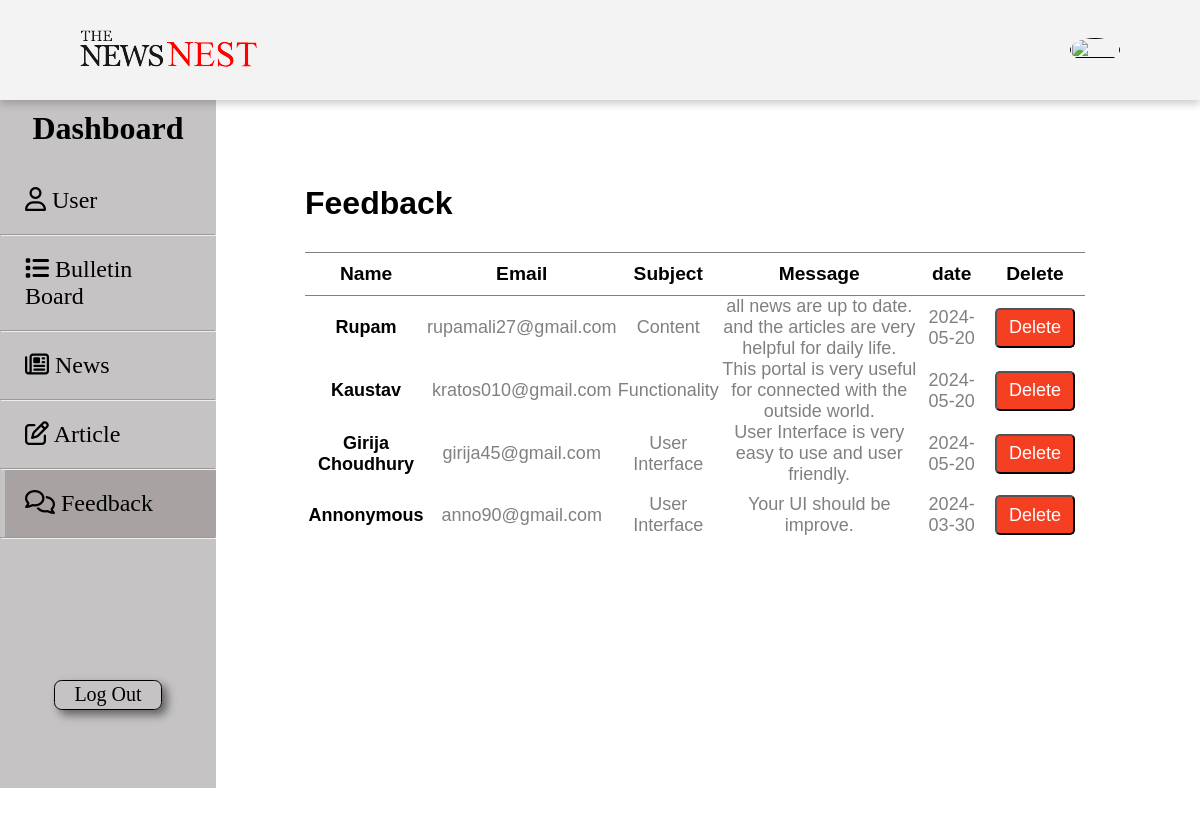
The page /admin_dashboard_feedback.php on the database its author committed.
### tables this page shows
CREATE TABLE `feedback` (
  `f_id` int(10) NOT NULL,
  `name` varchar(30) NOT NULL,
  `email` varchar(50) NOT NULL,
  `subject` varchar(500) NOT NULL,
  `message` text NOT NULL,
  `date` date DEFAULT NULL
);

### admin_dashboard_feedback.php (the view, shortened to what this page needs)
<?php
include('dbconnection.php');
$img = isset($_SESSION['img']) ? $_SESSION['img'] :'';
?>
<!DOCTYPE html>
<html lang='en'>
<head>
    <link rel='stylesheet' href='Assets/style/admin_dashboard_update.css' />
</head>
<body>
    <div class='navbar'>
        <div class='flex navbar_item'>
            <a href='index.php'><img src='logo.png' alt='' /></a>
            <div class='flex'>
                <a href = "" id='profile_picture'><img src="Assets/image/<?php echo $img; ?>" alt=""></a>
            </div>
        </div>
    </div>
    <div class=''>
        <div class='sidebar'>
            <h2 class=''>Dashboard</h2>
            <ul class='sidebar_menu'>
                <li><a href='admin_dashboard_userView.php'><i class="fa-regular fa-user"></i> User</a></li>
                <hr />
                <li><a href="admin_dashboard_bulletinBoard.php"><i class="fa-solid fa-list"></i> Bulletin Board</a></li>
                <hr />
                <li><a href='admin_dashboard_news.php'><i class="fa-regular fa-newspaper"></i> News</a></li>
                <hr />
                <li><a href="admin_dashboard_article.php"><i class="fa-regular fa-pen-to-square"></i> Article</a></li>
                <hr />
                <li id='select_tab'><a href=""><i class="fa-regular fa-comments"></i> Feedback</a></li>
                <hr />
            </ul>
            <div class='logout'>
                <a href='logout.php'><button id='logout'>Log Out</button></a>
            </div>
        </div>
        <div class='content'>
            <div class='requestList'>
                <h1 class='' style='font-family: Arial, Helvetica, sans-serif;'>Feedback</h1>
                <table>
                    <tr>
                        <th>Name</th>
                        <th>Email</th>
                        <th>Subject</th>
                        <th>Message</th>
                        <th>date</th>
                        <th>Delete</th>
                    </tr>
                    <?php
                    $stmt = $conn->prepare('SELECT * FROM feedback ORDER BY f_id DESC');
                    $stmt->execute();
                    $info = $stmt->get_result();
                    while ($feedback = mysqli_fetch_assoc($info)) {
                    ?>
                        <tr>
                            <td style='font-weight:700; color:black;'><?php echo $feedback['name'] ?></td>
                            <td><?php echo $feedback['email'] ?></td>
                            <td><?php echo $feedback['subject'] ?></td>
                            <td><?php echo $feedback['message'] ?></td>
                            <td><?php echo $feedback['date'] ?></td>
                            <td><input type="hidden" class="delete_id_value" value="<?php echo $feedback['f_id']; ?>">
                                <a href='javascript:void(0)'><button id="delete" class='delete_btn_ajax '>Delete</button></a></td>
                        </tr>
                    <?php
                    }
                    ?>
                </table>
            </div>
        </div>
    </div>
</body>
</html>

### Assets/style/admin_dashboard_update.css (style rules this page uses)
* { margin: 0; padding: 0; box-sizing: border-box; font-family: "Times New Roman", Times, serif; }
body { min-height: 100vh; }
a { text-decoration: none; color: #000000; }
li { list-style: none; }
.flex { display: flex; justify-content: space-between; align-items: center; }
#select_tab { background-color: #a9a2a2; }
.navbar { width: 100vw; height: 100px; padding: 0 80px; background: #f2f2f2dd; position: fixed; top: 0; right: 0; box-shadow: 0 4px 8px 0 rgba(0, 0, 0, 0.2); z-index: 1; }
.navbar .navbar_item { height: 100%; }
#profile_picture { width: 50px; }
#profile_picture img { width: 100%; height: 100%; border-radius: 50%; }
.sidebar { position: fixed; width: 18vw; height: 86vh; top: 100px; align-items: center; display: flex; flex-direction: column; background: #bcbabadd; }
.sidebar h2 { margin: 10px; font-size: 2rem; }
.sidebar_menu { width: 100%; height: 60%; margin-top: 10px; }
.sidebar_menu li { text-align: start; font-size: 1.5rem; font-weight: 90; padding: 20px; margin-left: 5px; }
.logout { margin-top: 100px; width: 50%; height: 30px; }
#logout { width: 100%; height: 100%; border: #000000 solid 1px; border-radius: 7.5px; font-size: 20px; box-shadow: 5px 5px 10px rgba(0, 0, 0, 0.5); background: transparent; }
.content { width: 80.8vw; height: auto; margin-left: 20vw; margin-top: 100px; padding-bottom: 45px; padding-top: 5px; }

### admin_dashboard_feedback.php (style rules this page uses)
.content { min-height: 86vh; }
.requestList { margin: 80px auto auto 65px; }
.requestList table { margin-top: 30px; }
table { width: 65vw; border-collapse: collapse; }
th { border-top: 1px solid grey; border-bottom: 1px solid grey; padding: 10px; border-collapse: collapse; font-size: larger; font-weight: 900; font-family: Arial, Helvetica, sans-serif; }
td { text-align: center; border-collapse: collapse; font-size: large; font-family: Arial, Helvetica, sans-serif; color: grey; }
#delete { background-color: rgb(245, 63, 35); width: 80px; height: 40px; border-radius: 5px; font-size: large; margin: 10px; cursor: pointer; color: White; font-family: Arial, Helvetica, sans-serif; }
#select_tab { color: black; }

### rows shown on the page
feedback: name "Rupam", email "rupamali27@gmail.com", subject "Content", message "all news are up to date. and the articles are very helpful for daily life.", date "2024-05-20"
feedback: name "Kaustav", email "kratos010@gmail.com", subject "Functionality", message "This portal is very useful for connected with the outside world.", date "2024-05-20"
feedback: name "Girija Choudhury", email "girija45@gmail.com", subject "User Interface", message "User Interface is very easy to use and user friendly.", date "2024-05-20"
feedback: name "Annonymous", email "anno90@gmail.com", subject "User Interface", message "Your UI should be improve.", date "2024-03-30"
